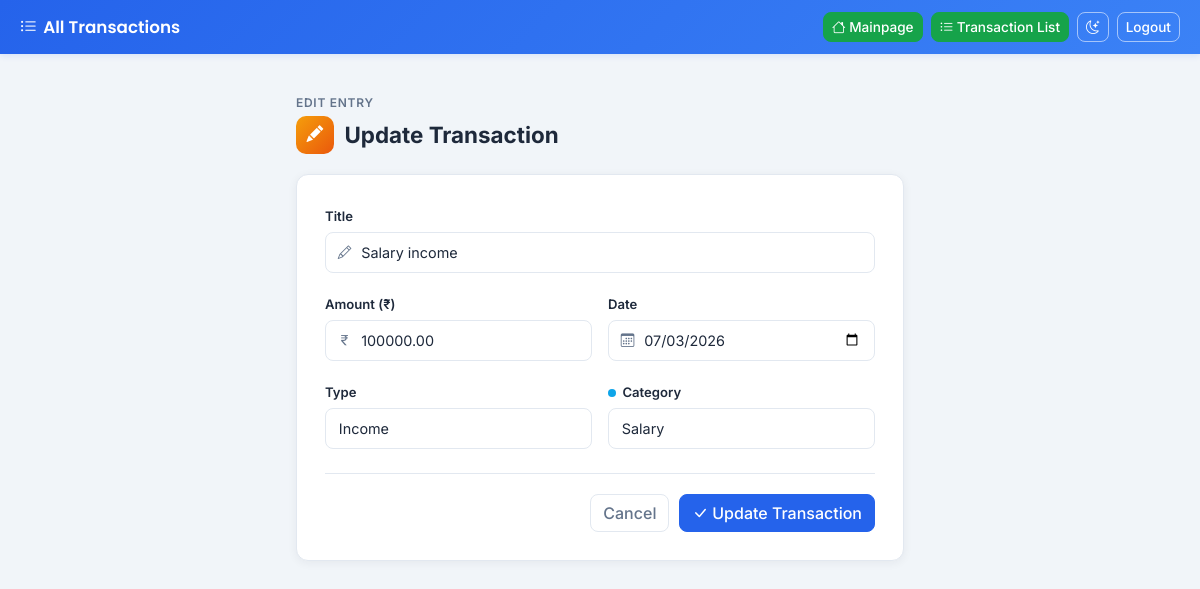
The page /update_transaction/29/ (signed in) on the database as committed earlier.
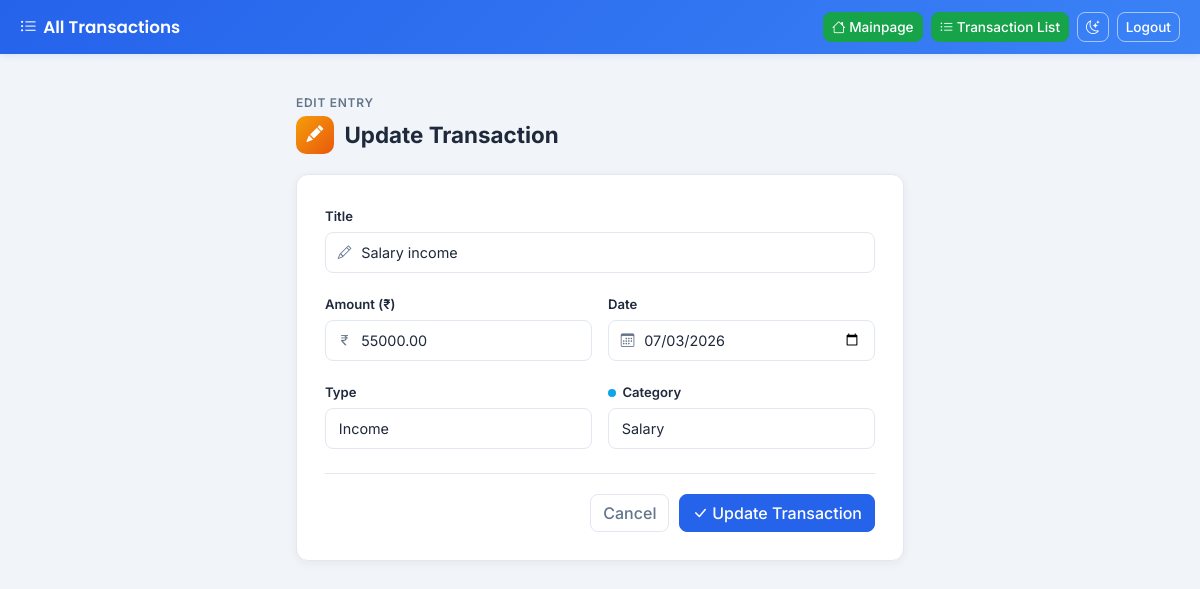
The same page on the database as committed later.
### expenses/models.py (models this page shows)
class Transactions(models.Model):
    user = models.ForeignKey(User, on_delete=models.CASCADE)
    title = models.CharField(max_length=100)
    amount = models.DecimalField(max_digits=10, decimal_places=2)
    type_choices=[
        ("Income","Income"),
        ("Expense","Expense"),
    ]
    types=models.CharField(
        max_length=10,choices=type_choices,default="Income")
    category = models.CharField(
        max_length=20,choices=category_choices,default="Salary")
    date = models.DateField(default=timezone.now)
    created_at= models.DateTimeField(auto_now_add=True)

### expenses/views.py (the view, shortened to what this page needs)
# urls.py: path("update_transaction/<int:id>/",update_transaction,name="update_transaction"),
def update_transaction(request,id):
    queryset=Transactions.objects.get(user=request.user,id=id)
    return render(request,"expenses/update_transaction.html",{"task": queryset})

### expenses/templates/expenses/update_transaction.html (shortened to what this page needs)
<!doctype html>
<html lang="en">
  <head>
    <link href="https://cdn.jsdelivr.net/npm/bootstrap@5.3.0/dist/css/bootstrap.min.css" rel="stylesheet">
    <link rel="stylesheet" href="https://cdn.jsdelivr.net/npm/bootstrap-icons@1.11.3/font/bootstrap-icons.css">
  </head>
  <body>
    <nav class="navbar" id="mainNavbar">
      <a class="navbar-brand" href="/tasks/"><i class="bi bi-list-ul"></i>All Transactions</a>
      <div class="nav-actions">
        <a href="{% url 'mainpage' %}" class="btn btn-success btn-sm">
          <i class="bi bi-house"></i> Mainpage
        </a>
        <a href="/transactions/" class="btn btn-success btn-sm">
          <i class="bi bi-list-ul"></i> Transaction List
        </a>
        <button type="button" class="btn btn-outline-secondary btn-sm" id="themeToggle" title="Toggle dark mode">
          <i class="bi bi-moon-stars"></i>
        </button>
        <form class="d-flex mb-0" role="search">
          {% if request.user.is_authenticated %}
            <a href='/logout/' class="btn btn-outline-secondary btn-sm">Logout</a>
          {% else %}
            <a href='/login/' class="btn btn-success btn-sm">Login</a>
          {% endif %}
        </form>
      </div>
    </nav>
    <div class="page-wrap">
      <div class="page-eyebrow">Edit entry</div>
      <div class="page-title">
        <span class="page-title-icon"><i class="bi bi-pencil-fill"></i></span>
        Update Transaction
      </div>
      <div class="form-card">
        <form method="post">
          <div class="mb-field">
            <label class="form-label" for="title">Title</label>
            <div class="input-icon">
              <input type="text" class="form-control" id="title" name="title" value="{{ task.title }}" required>
            </div>
          </div>
          <div class="row-2 mb-field">
            <div>
              <label class="form-label" for="amount">Amount (₹)</label>
              <div class="input-icon">
                <input type="number" class="form-control" id="amount" name="amount" step="10" value="{{ task.amount }}" required>
              </div>
            </div>
            <div>
              <label class="form-label" for="date">Date</label>
              <div class="input-icon">
                <input type="date" class="form-control" id="date" name="date" value="{{ task.date|date:'Y-m-d' }}">
              </div>
            </div>
          </div>
          <div class="row-2 mb-field">
            <div>
              <label class="form-label" for="types">Type</label>
              <select class="form-select" id="types" name="types" required>
                <option value="Income" {% if task.types == "Income" %}selected{% endif %}>Income</option>
              </select>
            </div>
            <div>
              <label class="form-label" for="category">
                <span id="categoryDot"></span>Category
              </label>
              <select class="form-select" id="category" name="category" required>
                <option value="Salary" {% if task.category == "Salary" %}selected{% endif %}>Salary</option>
              </select>
            </div>
          </div>
          <div class="form-actions">
            <a href="{% url 'transactions' %}" class="btn btn-outline-secondary">Cancel</a>
            <button type="submit" class="btn btn-primary">
              <i class="bi bi-check-lg"></i> Update Transaction
            </button>
          </div>
        </form>
      </div>
    </div>
  </body>
</html>

Rows that differ between the two databases and show on the page:
changed Transactions "Salary income": amount "100000.00" → "55000.00"
